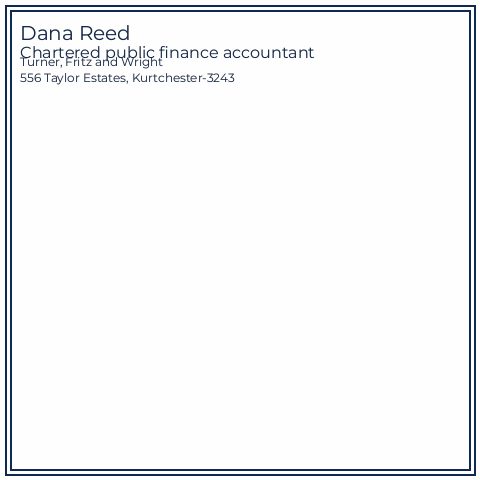

Python code for this plot:
from PIL import Image, ImageDraw, ImageFont
import random
from faker import Faker
import os


def get_hand_writting_font():
  src_dir = './font/handwritting'
  font_files = list(
    filter(lambda file: os.path.isfile(file), 
    map(lambda file: "{0}/{1}".format(src_dir, file), 
        os.listdir(src_dir))
  ))  
  index = random.randint(0, len(font_files)-1)
  # print(font_files, index)
  return font_files[index]

def draw_border(img):
  (w, h) = img.size
  boxs = [
    [(5, 5), (w - 5, h - 5)],
    [(10, 10), (w - 10, h - 10)]
  ]
  imgDraw = ImageDraw.Draw(img)
  hex_color = "#0E2954"
  color = tuple(int(hex_color[i:i+2], 16) for i in (1, 3, 5))
  for box in boxs:
    imgDraw.rectangle(box, outline=color , width=2)

  


def generater_img(name, job, company, address, image_width = 480, image_height = 480):
  # Define the image size and color
  
  image_color = (0, 0, 0, 1)
  # Create a new image with the specified size and color
  image = Image.new('RGBA', (image_width, image_height), image_color)
  draw_border(image)
  font_path = get_hand_writting_font()
  
  font_size = 20
  font = ImageFont.truetype(font_path, font_size)
  imgDraw = ImageDraw.Draw(image)
  imgDraw.text((20, 20), name, font=font, fill="#0E2954")
  font = ImageFont.truetype(font_path, font_size-4)
  imgDraw.text((20, 42), job, font=font, fill="#0E2954")
  font = ImageFont.truetype(font_path, font_size-8)
  imgDraw.text((20, 54), company, font=font, fill="#0E2954")
  imgDraw.text((20, 70), address, font=font, fill="#0E2954")

  # Save the image to a file
  image.save('cir.png')

def main():
  fake = Faker()
  name = fake.name()
  address = "{0}, {1}-{2}".format(fake.street_address(), fake.city(), "3243")
  generater_img(name=name, job=fake.job(), company=fake.company(), address=address)

if __name__ == "__main__":
  main()